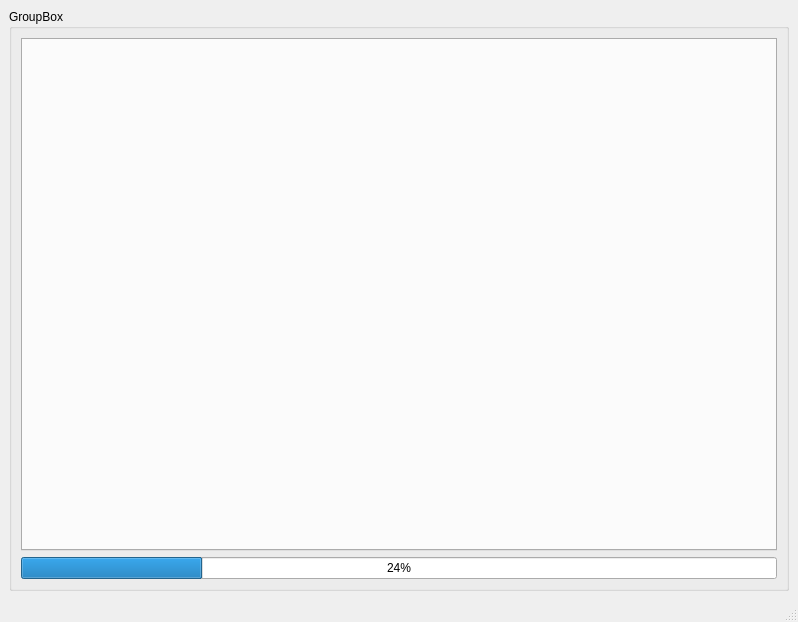
<?xml version="1.0" encoding="UTF-8"?>
<ui version="4.0">
 <class>ChartWindow</class>
 <widget class="QMainWindow" name="ChartWindow">
  <property name="geometry">
   <rect>
    <x>0</x>
    <y>0</y>
    <width>798</width>
    <height>622</height>
   </rect>
  </property>
  <property name="windowTitle">
   <string>Kittens Buffer</string>
  </property>
  <widget class="QWidget" name="centralwidget">
   <layout class="QVBoxLayout" name="verticalLayout_2">
    <item>
     <widget class="QGroupBox" name="groupBox">
      <property name="title">
       <string>GroupBox</string>
      </property>
      <layout class="QVBoxLayout" name="verticalLayout">
       <item>
        <widget class="QTabWidget" name="tabWidget">
         <property name="currentIndex">
          <number>-1</number>
         </property>
        </widget>
       </item>
       <item>
        <widget class="QProgressBar" name="progressBar">
         <property name="value">
          <number>24</number>
         </property>
         <property name="textVisible">
          <bool>true</bool>
         </property>
         <property name="textDirection">
          <enum>QProgressBar::TopToBottom</enum>
         </property>
        </widget>
       </item>
      </layout>
     </widget>
    </item>
   </layout>
  </widget>
  <widget class="QStatusBar" name="statusBar"/>
 </widget>
 <resources/>
 <connections/>
</ui>
